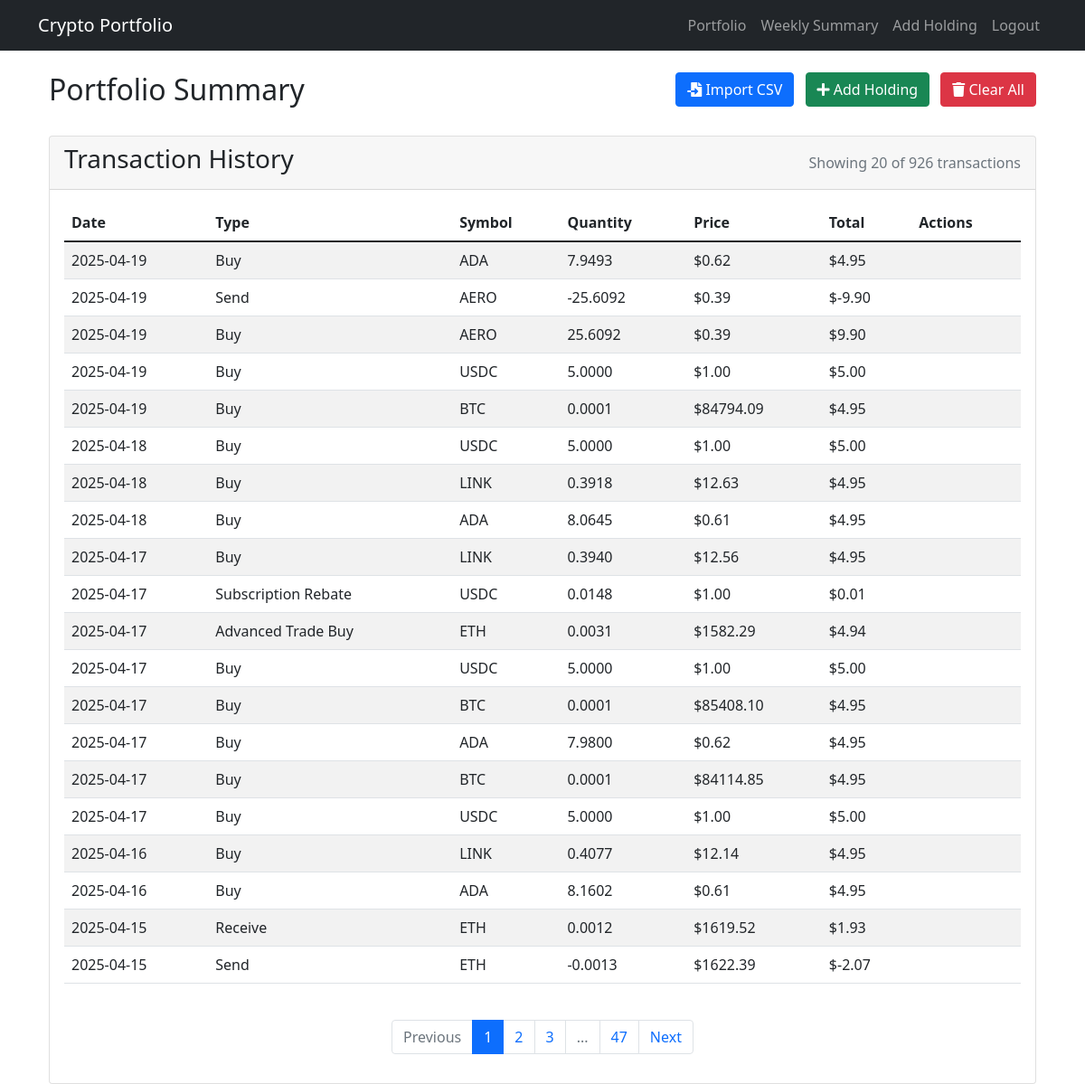
/portfolio (signed in), run on the app's committed database.
### app.py (models this page shows)
class Portfolio(db.Model):
    id = db.Column(db.Integer, primary_key=True)
    user_id = db.Column(db.Integer, db.ForeignKey('user.id'), nullable=False)
    symbol = db.Column(db.String(10), nullable=False)
    purchase_date = db.Column(db.Date, nullable=False)
    purchase_price = db.Column(db.Float, nullable=False)
    quantity = db.Column(db.Float, nullable=False)
    transaction_type = db.Column(db.String(50), nullable=False)
    transaction_id = db.Column(db.String(50), nullable=False)
    transaction_date = db.Column(db.Date, nullable=False)
    transaction_price = db.Column(db.Float, nullable=False)
    transaction_quantity = db.Column(db.Float, nullable=False)
    transaction_fee = db.Column(db.Float, nullable=False)
    transaction_total = db.Column(db.Float, nullable=False)

### app.py (the view, shortened to what this page needs)
@app.route('/portfolio')
@login_required
def portfolio():
    try:
        page = request.args.get('page', 1, type=int)
        per_page = 20  # Increased to 20 transactions per page
        transactions = Portfolio.query.filter_by(user_id=current_user.id)\
            .order_by(Portfolio.transaction_date.desc())\
            .paginate(page=page, per_page=per_page, error_out=False)
        holdings = {}
        for transaction in transactions.items:
            symbol = transaction.symbol
            if symbol not in holdings:
                holdings[symbol] = {
                    'quantity': 0,
                    'total_cost': 0,
                    'average_price': 0,
                    'current_price': 0,
                    'total_value': 0,
                    'profit_loss': 0,
                    'profit_loss_percentage': 0
                }
            if transaction.transaction_type == 'buy':
                holdings[symbol]['quantity'] += transaction.quantity
                holdings[symbol]['total_cost'] += transaction.quantity * transaction.purchase_price
            else:  # sell
                holdings[symbol]['quantity'] -= transaction.quantity
                holdings[symbol]['total_cost'] -= transaction.quantity * transaction.purchase_price
        holdings = {k: v for k, v in holdings.items() if v['quantity'] > 0}
        total_portfolio_value = 0
        total_profit_loss = 0
        holdings = dict(sorted(holdings.items(), key=lambda x: x[1]['total_value'], reverse=True))
        return render_template('portfolio.html',
                             transactions=transactions,
                             holdings=holdings,
                             total_portfolio_value=total_portfolio_value,
                             total_profit_loss=total_profit_loss)
    except Exception as e:
        print(f"Error loading portfolio: {str(e)}")
        flash('Error loading portfolio. Please try again later.', 'error')
        return redirect(url_for('index'))

### app.py (called while the page is built)
@login_manager.user_loader
def load_user(user_id):
    return User.query.get(int(user_id))

### templates/portfolio.html (shortened to what this page needs)
{% extends "base.html" %}
{% block content %}
<div class="container mt-4">
    <div class="row mb-4">
        <div class="col-md-6">
            <h2>Portfolio Summary</h2>
        </div>
        <div class="col-md-6 text-end">
            <form action="{{ url_for('import_csv') }}" method="POST" enctype="multipart/form-data" class="d-inline">
                <button type="button" class="btn btn-primary me-2" onclick="document.getElementById('csvFile').click()">
                    <i class="fas fa-file-import"></i> Import CSV
                </button>
            </form>
            <a href="{{ url_for('add_holding') }}" class="btn btn-success me-2">
                <i class="fas fa-plus"></i> Add Holding
            </a>
            {% if transactions.items %}
            <form action="{{ url_for('clear_all_transactions') }}" method="POST" class="d-inline">
                <button type="submit" class="btn btn-danger" onclick="return confirm('Are you sure you want to clear all transactions? This action cannot be undone.')">
                    <i class="fas fa-trash"></i> Clear All
                </button>
            </form>
            {% endif %}
        </div>
    </div>
    {% if transactions.items %}
        <div class="card">
            <div class="card-header d-flex justify-content-between align-items-center">
                <h3>Transaction History</h3>
                <div class="text-muted">
                    Showing {{ transactions.items|length }} of {{ transactions.total }} transactions
                </div>
            </div>
            <div class="card-body">
                <div class="table-responsive">
                    <table class="table table-striped">
                        <thead>
                            <tr>
                                <th>Date</th>
                                <th>Type</th>
                                <th>Symbol</th>
                                <th>Quantity</th>
                                <th>Price</th>
                                <th>Total</th>
                                <th>Actions</th>
                            </tr>
                        </thead>
                        <tbody>
                            {% for transaction in transactions.items %}
                            <tr>
                                <td>{{ transaction.transaction_date.strftime('%Y-%m-%d') }}</td>
                                <td>{{ transaction.transaction_type }}</td>
                                <td>{{ transaction.symbol }}</td>
                                <td>{{ "%.4f"|format(transaction.quantity) }}</td>
                                <td>${{ "%.2f"|format(transaction.purchase_price) }}</td>
                                <td>${{ "%.2f"|format(transaction.quantity * transaction.purchase_price) }}</td>
                                <td>
                                </td>
                            </tr>
                            {% endfor %}
                        </tbody>
                    </table>
                </div>
                {% if transactions.pages > 1 %}
                <nav aria-label="Transaction pagination" class="mt-4">
                    <ul class="pagination justify-content-center">
                        {% if transactions.has_prev %}
                            <li class="page-item">
                                <a class="page-link" href="{{ url_for('portfolio', page=transactions.prev_num) }}">Previous</a>
                            </li>
                        {% else %}
                            <li class="page-item disabled">
                                <span class="page-link">Previous</span>
                            </li>
                        {% endif %}
                        {% for page_num in transactions.iter_pages(left_edge=1, right_edge=1, left_current=2, right_current=2) %}
                            {% if page_num %}
                                {% if page_num == transactions.page %}
                                    <li class="page-item active">
                                        <span class="page-link">{{ page_num }}</span>
                                    </li>
                                {% else %}
                                    <li class="page-item">
                                        <a class="page-link" href="{{ url_for('portfolio', page=page_num) }}">{{ page_num }}</a>
                                    </li>
                                {% endif %}
                            {% else %}
                                <li class="page-item disabled">
                                    <span class="page-link">...</span>
                                </li>
                            {% endif %}
                        {% endfor %}
                        {% if transactions.has_next %}
                            <li class="page-item">
                                <a class="page-link" href="{{ url_for('portfolio', page=transactions.next_num) }}">Next</a>
                            </li>
                        {% else %}
                            <li class="page-item disabled">
                                <span class="page-link">Next</span>
                            </li>
                        {% endif %}
                    </ul>
                </nav>
                {% endif %}
            </div>
        </div>
    {% endif %}
</div>
{% endblock %}

### data on the page
Portfolio: quantity "7.9493", purchase_price "0.62", transaction.quantity*transaction.purchase_price "4.95"
Portfolio: quantity "-25.6092", purchase_price "0.39", transaction.quantity*transaction.purchase_price "-9.90"
Portfolio: quantity "25.6092", purchase_price "0.39", transaction.quantity*transaction.purchase_price "9.90"
Portfolio: quantity "5.0000", purchase_price "1.00", transaction.quantity*transaction.purchase_price "5.00"
Portfolio: quantity "0.0001", purchase_price "84794.09", transaction.quantity*transaction.purchase_price "4.95"
Portfolio: quantity "5.0000", purchase_price "1.00", transaction.quantity*transaction.purchase_price "5.00"
Portfolio: quantity "0.3918", purchase_price "12.63", transaction.quantity*transaction.purchase_price "4.95"
Portfolio: quantity "8.0645", purchase_price "0.61", transaction.quantity*transaction.purchase_price "4.95"
Portfolio: quantity "0.3940", purchase_price "12.56", transaction.quantity*transaction.purchase_price "4.95"
Portfolio: quantity "0.0148", purchase_price "1.00", transaction.quantity*transaction.purchase_price "0.01"
Portfolio: quantity "0.0031", purchase_price "1582.29", transaction.quantity*transaction.purchase_price "4.94"
Portfolio: quantity "5.0000", purchase_price "1.00", transaction.quantity*transaction.purchase_price "5.00"
Portfolio: quantity "0.0001", purchase_price "85408.10", transaction.quantity*transaction.purchase_price "4.95"
Portfolio: quantity "7.9800", purchase_price "0.62", transaction.quantity*transaction.purchase_price "4.95"
Portfolio: quantity "0.0001", purchase_price "84114.85", transaction.quantity*transaction.purchase_price "4.95"
Portfolio: quantity "5.0000", purchase_price "1.00", transaction.quantity*transaction.purchase_price "5.00"
Portfolio: quantity "0.4077", purchase_price "12.14", transaction.quantity*transaction.purchase_price "4.95"
Portfolio: quantity "8.1602", purchase_price "0.61", transaction.quantity*transaction.purchase_price "4.95"
Portfolio: quantity "0.0012", purchase_price "1619.52", transaction.quantity*transaction.purchase_price "1.93"
Portfolio: quantity "-0.0013", purchase_price "1622.39", transaction.quantity*transaction.purchase_price "-2.07"

### other printed values
{{ transactions.items|length }} "20"
{{ transactions.total }} "926"
{{ page_num }} "1"
{{ page_num }} "2" "3" "47"
